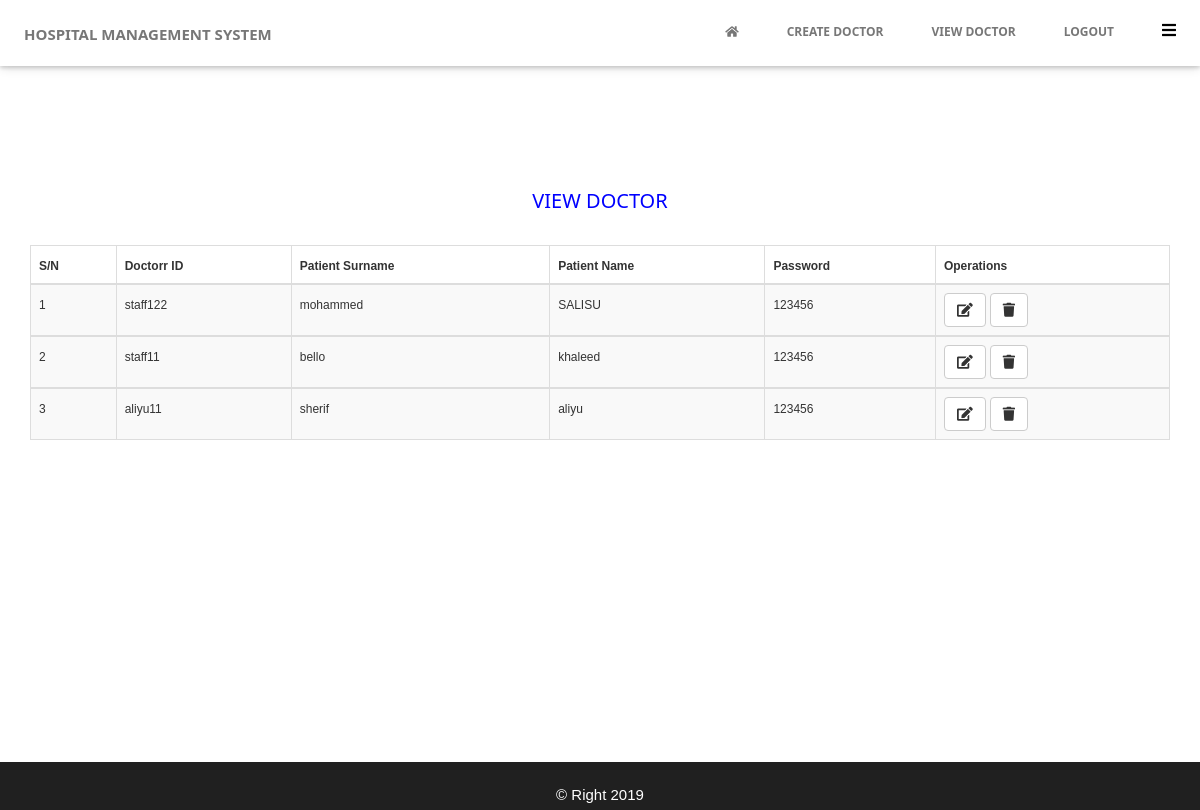
The app's page /admin/view_doctor.php with its own data.
### tables this page shows
CREATE TABLE `doctor` (
  `id` int(222) NOT NULL,
  `doctor_id` varchar(20) NOT NULL,
  `name` text NOT NULL,
  `surname` text NOT NULL,
  `email` varchar(100) NOT NULL,
  `password` varchar(100) NOT NULL
);

### admin/view_doctor.php (the view, shortened to what this page needs)
<!DOCTYPE html>
<html>
<head>
<link rel="stylesheet" href="css/w3.css">
<link rel="stylesheet" href="css/css.css">
<link rel="stylesheet" href="css/bootstrap.min.css">
<link rel="stylesheet" href="fontawesome/flaticon/font/flaticon.css">
 <link rel="stylesheet"  href="fontawesome/web-fonts-with-css/css/fontawesome-all.min.css">
  </head>
  <body>
<?php  include 'admin_nav.php'; ?>
<div class="container">
<br>
<br>
 <br>
 <br>
<br>
<br>
 <br>
<br>
<h4 align="center" style="color: blue;">VIEW DOCTOR</h4>
<br>
 <div class="table-responsive">
     <table id="example1" class="table table-striped table-bordered">
        <thead>
        <th><small>S/N</th>
            <th><small>Doctorr ID</small></th>
        <th><small>Patient Surname</small></th>
        <th><small>Patient Name</small></th>
         <th><small>Password</small></th>
           <th><small>Operations</small></th>
      </thead>
      <?php
$sn = 0;
$mysqli = new mysqli('localhost','root','','hospital');
$sql = mysqli_query($mysqli, "SELECT * FROM doctor ");
while ($row = mysqli_fetch_assoc($sql)){
  $sn++;
?>
<tbody>
 <tr>
    <td><small><?php echo $sn; ?></small></td>
     <td><small><?php echo $row['doctor_id']; ?></small></td>
     <td><small><?php echo $row['surname']; ?></small></td>
      <td><small><?php echo $row['name']; ?></small></td>
      <td><small><?php echo $row['password']; ?></small></td>
         <td><a href="edit_doctor.php?id=<?php echo $row['id'];?>" class="btn btn-default" data-toggle="tooltip" data-placement="bottom" title="edit!"><i class="fa fa-edit"></i></a>
          <a  onclick="return confirm('are you sure you want to delete')" href="doctor_delete.php?id=<?php echo $row['id'];?>" class="btn btn-default" data-toggle="tooltip" data-placement="bottom" title="Delete!"><i class="fa fa-trash"></i></a>
         </td>
  </tr>
 <?php } ?>
</tbody>
     </table>
    </div>
</div>
<br>
<br>
<br>
<br>
<br>
<br>
<br>
<br>
 <br>
<br>
<br>
 <br>
<div class="footer" style="height:50px ;margin-top:30px; text-align: center; color:white; border-top:2px solid white; background-color:#202020;" > <br> &copy Right 2019</div>
</body>
</html>

### admin/css/w3.css (style rules this page uses)
*,*:before,*:after { box-sizing:inherit }
html { -ms-text-size-adjust:100%;-webkit-text-size-adjust:100% }
body { margin:0 }
a { background-color:transparent;-webkit-text-decoration-skip:objects }
small { font-size:80% }
html,body { font-family:Verdana,sans-serif;font-size:15px;line-height:1.5 }
html { overflow-x:hidden }
h1,h2,h3,h4,h5,h6,.w3-slim,.w3-wide { font-family:"Segoe UI",Arial,sans-serif }
h4 { font-size:20px }
h1,h2,h3,h4,h5,h6 { font-weight:400;margin:10px 0 }
a { color:inherit }

### records on screen
doctor: doctor "staff122", surname "mohammed", name "SALISU", password "123456"
doctor: doctor "staff11", surname "bello", name "khaleed", password "123456"
doctor: doctor "aliyu11", surname "sherif", name "aliyu", password "123456"
